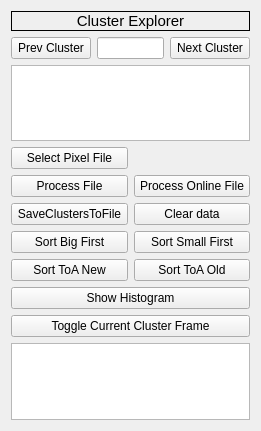
  <widget class="QWidget" name="layoutWidget">
   <property name="geometry">
    <rect>
     <x>20</x>
     <y>10</y>
     <width>261</width>
     <height>431</height>
    </rect>
   </property>
   <layout class="QVBoxLayout" name="verticalLayout_3">
    <item>
     <layout class="QVBoxLayout" name="verticalLayout_2">
      <item>
       <layout class="QVBoxLayout" name="verticalLayout">
        <item>
         <widget class="QLabel" name="label_10">
          <property name="font">
           <font>
            <family>Segoe UI</family>
            <pointsize>11</pointsize>
            <italic>false</italic>
            <bold>false</bold>
            <underline>false</underline>
           </font>
          </property>
          <property name="frameShape">
           <enum>QFrame::Box</enum>
          </property>
          <property name="text">
           <string>Cluster Explorer</string>
          </property>
          <property name="alignment">
           <set>Qt::AlignCenter</set>
          </property>
          <property name="wordWrap">
           <bool>false</bool>
          </property>
         </widget>
        </item>
        <item>
         <layout class="QHBoxLayout" name="horizontalLayout_2">
          <item>
           <widget class="QPushButton" name="prevCluster_button">
            <property name="text">
             <string>Prev Cluster</string>
            </property>
           </widget>
          </item>
          <item>
           <widget class="QLineEdit" name="nextCLuster_edit">
            <property name="maximumSize">
             <size>
              <width>80</width>
              <height>16777215</height>
             </size>
            </property>
           </widget>
          </item>
          <item>
           <widget class="QPushButton" name="nextCluster_button">
            <property name="text">
             <string>Next Cluster</string>
            </property>
           </widget>
          </item>
         </layout>
        </item>
        <item>
         <widget class="QTextBrowser" name="textBrowser"/>
        </item>
        <item>
         <layout class="QHBoxLayout" name="horizontalLayout_3"/>
        </item>
       </layout>
      </item>
      <item>
       <layout class="QHBoxLayout" name="horizontalLayout">
        <item>
         <widget class="QPushButton" name="selectFile_button">
          <property name="text">
           <string>Select Pixel File</string>
          </property>
         </widget>
        </item>
        <item>
         <widget class="QLabel" name="file_label">
          <property name="text">
           <string/>
          </property>
         </widget>
        </item>
       </layout>
      </item>
     </layout>
    </item>
    <item>
     <layout class="QHBoxLayout" name="horizontalLayout_17">
      <item>
       <widget class="QPushButton" name="process_button">
        <property name="text">
         <string>Process File</string>
        </property>
       </widget>
      </item>
      <item>
       <widget class="QPushButton" name="processOnlineFile_button">
        <property name="text">
         <string>Process Online File</string>
        </property>
       </widget>
      </item>
     </layout>
    </item>
    <item>
     <layout class="QHBoxLayout" name="horizontalLayout_23">
      <item>
       <widget class="QPushButton" name="save_clusters_button">
        <property name="text">
         <string>SaveClustersToFile</string>
        </property>
       </widget>
      </item>
      <item>
       <widget class="QPushButton" name="clearData_button">
        <property name="text">
         <string>Clear data</string>
        </property>
       </widget>
      </item>
     </layout>
    </item>
    <item>
     <layout class="QHBoxLayout" name="horizontalLayout_22">
      <item>
       <widget class="QPushButton" name="sortBig_button">
        <property name="text">
         <string>Sort Big First</string>
        </property>
       </widget>
      </item>
      <item>
       <widget class="QPushButton" name="sortSmall_button">
        <property name="text">
         <string>Sort Small First</string>
        </property>
       </widget>
      </item>
     </layout>
    </item>
    <item>
     <layout class="QHBoxLayout" name="horizontalLayout_26">
      <item>
       <widget class="QPushButton" name="sortToA_new_button">
        <property name="text">
         <string>Sort ToA New</string>
        </property>
       </widget>
      </item>
      <item>
       <widget class="QPushButton" name="sortToa_old_button">
        <property name="text">
         <string>Sort ToA Old</string>
        </property>
       </widget>
      </item>
     </layout>
    </item>
    <item>
     <widget class="QPushButton" name="histogram_button">
      <property name="text">
       <string>Show Histogram</string>
      </property>
     </widget>
    </item>
    <item>
     <widget class="QPushButton" name="cluster_frame_button">
      <property name="text">
       <string>Toggle Current Cluster Frame</string>
      </property>
     </widget>
    </item>
    <item>
     <widget class="QTextBrowser" name="text_stats_browser">
      <property name="autoFormatting">
       <set>QTextEdit::AutoNone</set>
      </property>
     </widget>
    </item>
   </layout>
  </widget>
